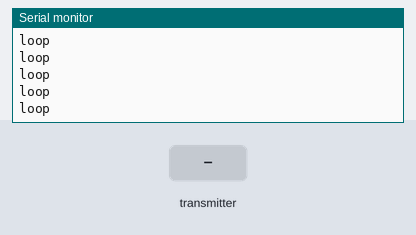
Recording of a sketch running on a simulated Arduino Uno, built with avr-gcc and run on an emulated ATmega328P. Parts: the last lines printed to the serial monitor. The test bench sets the inputs (shaded band). No radio packets arrive unless stated.

Above: at 1.2 s.
1.3 s: the transmitter starts sending buf.0 = 0
At 1.32 s:
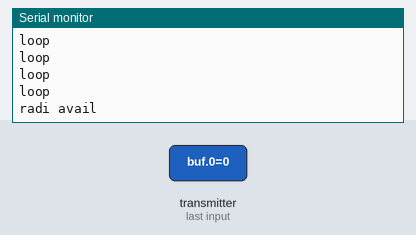
2.8 s: the transmitter starts sending buf.0 = 1023
At 3.9 s:
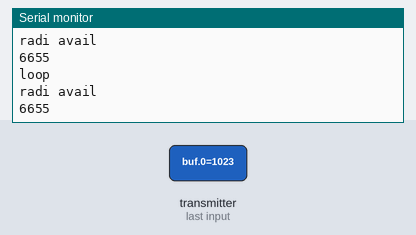

Measured:
- after the input at 1.3 s, the serial monitor: prints a new line at once (image 1)
- after the input at 2.8 s, the serial monitor: prints a new line at once (image 2)

The sketch:

RF24_Receiver.ino
```cpp
#include <SPI.h>
#include <RF24.h>

const uint64_t pipe = 0xE8E8F0F0E1LL;

#define CE_PIN 9
#define CSN_PIN 10

RF24 radio(CE_PIN, CSN_PIN);

void setup() {
  Serial.begin(9600);
  radio.begin();
  radio.openReadingPipe(1,pipe);
  radio.startListening();
}

void loop() {
  if (radio.available()) {
    Serial.println("radi avail");
    int buf[1];

    bool done = false;
    while (!done) {
      done = radio.read(buf, 1);
      Serial.println(buf[0]);
    }
  }
  delay(100);
  Serial.println("loop");
}
```
